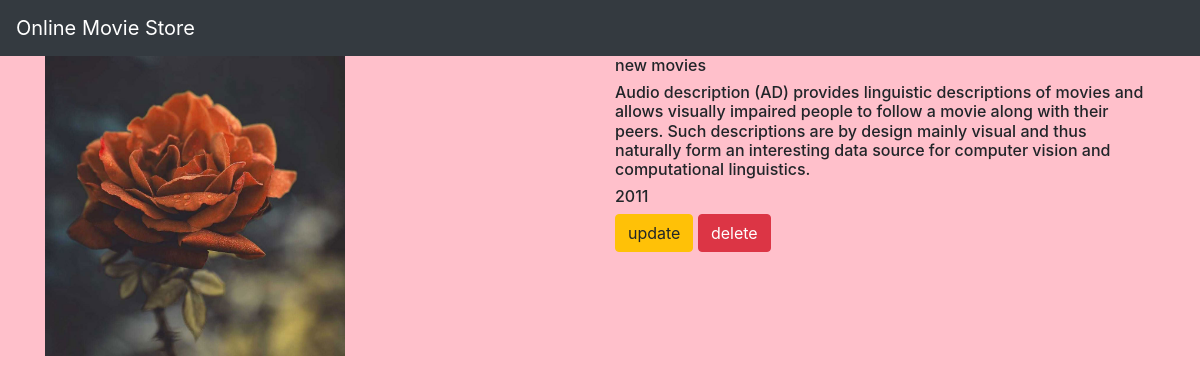
/movie/3/, run on the app's committed database.
### movieapp/models.py (models this page shows, shortened)
class Movie(models.Model):
    name=models.CharField(max_length=250)
    desc=models.TextField()
    year=models.IntegerField()
    img=models.ImageField(upload_to='gallery')

### movieapp/views.py (the view)
# urls.py: path('movie/<int:movie_id>/',views.details,name='details'),
def details(request,movie_id):
    movie=Movie.objects.get(id= movie_id)
    return render(request,"detail.html",{'movie':movie})

### templates/detail.html
{% extends 'base.html' %}
{% block body %}
<div class="container">
    <div class="row">
        <div class="col-md-6">
           <img src="{{movie.img.url}}" width="300" height="300">
        </div>
<div class="col-md-6">
    <h6>{{movie.name}}</h6>
    <h6>{{movie.desc}}</h6>
    <h6>{{movie.year}}</h6>
    <a class="btn btn-warning" href="{% url 'movieapp:update' movie.id %}"> update </a>
    <a class="btn btn-danger" href="{% url 'movieapp:delete' movie.id %}"> delete </a>
</div>
    </div>
</div>
{% endblock %}

### static/style.css (style rules this page uses)
body { background-color:pink; }

### data on the page
Movie: img (picture), name "new movies", desc "Audio description (AD) provides linguistic descriptions of movies and allows visually impaired people to follow a movie along with their peers. Such descriptions are by design mainly visual and thus naturally form an interesting data source for computer vision and computational linguistics.", year "2011"
